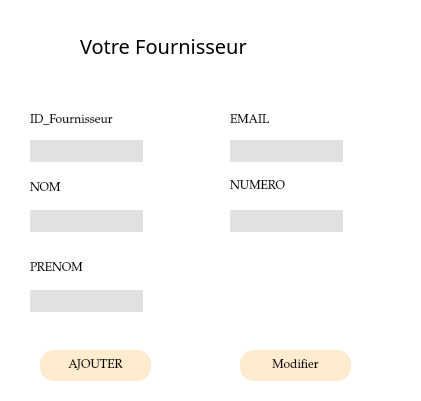
   <widget class="QFrame" name="tab_fournisseur">
    <property name="geometry">
     <rect>
      <x>50</x>
      <y>40</y>
      <width>421</width>
      <height>401</height>
     </rect>
    </property>
    <property name="styleSheet">
     <string notr="true">
border-radius: 40px;
background: white;</string>
    </property>
    <property name="frameShape">
     <enum>QFrame::StyledPanel</enum>
    </property>
    <property name="frameShadow">
     <enum>QFrame::Raised</enum>
    </property>
    <widget class="QLabel" name="label_formulaire">
     <property name="geometry">
      <rect>
       <x>80</x>
       <y>30</y>
       <width>281</width>
       <height>31</height>
      </rect>
     </property>
     <property name="palette">
      <palette>
       <active>
        <colorrole role="Button">
         <brush brushstyle="SolidPattern">
          <color alpha="255">
           <red>255</red>
           <green>255</green>
           <blue>255</blue>
          </color>
         </brush>
        </colorrole>
        <colorrole role="Base">
         <brush brushstyle="SolidPattern">
          <color alpha="255">
           <red>255</red>
           <green>255</green>
           <blue>255</blue>
          </color>
         </brush>
        </colorrole>
        <colorrole role="Window">
         <brush brushstyle="SolidPattern">
          <color alpha="255">
           <red>255</red>
           <green>255</green>
           <blue>255</blue>
          </color>
         </brush>
        </colorrole>
       </active>
       <inactive>
        <colorrole role="Button">
         <brush brushstyle="SolidPattern">
          <color alpha="255">
           <red>255</red>
           <green>255</green>
           <blue>255</blue>
          </color>
         </brush>
        </colorrole>
        <colorrole role="Base">
         <brush brushstyle="SolidPattern">
          <color alpha="255">
           <red>255</red>
           <green>255</green>
           <blue>255</blue>
          </color>
         </brush>
        </colorrole>
        <colorrole role="Window">
         <brush brushstyle="SolidPattern">
          <color alpha="255">
           <red>255</red>
           <green>255</green>
           <blue>255</blue>
          </color>
         </brush>
        </colorrole>
       </inactive>
       <disabled>
        <colorrole role="Button">
         <brush brushstyle="SolidPattern">
          <color alpha="255">
           <red>255</red>
           <green>255</green>
           <blue>255</blue>
          </color>
         </brush>
        </colorrole>
        <colorrole role="Base">
         <brush brushstyle="SolidPattern">
          <color alpha="255">
           <red>255</red>
           <green>255</green>
           <blue>255</blue>
          </color>
         </brush>
        </colorrole>
        <colorrole role="Window">
         <brush brushstyle="SolidPattern">
          <color alpha="255">
           <red>255</red>
           <green>255</green>
           <blue>255</blue>
          </color>
         </brush>
        </colorrole>
       </disabled>
      </palette>
     </property>
     <property name="font">
      <font>
       <family>Perpetua Titling MT</family>
       <pointsize>15</pointsize>
       <weight>3</weight>
       <italic>false</italic>
       <bold>false</bold>
      </font>
     </property>
     <property name="mouseTracking">
      <bool>true</bool>
     </property>
     <property name="styleSheet">
      <string notr="true">font: 25 15pt &quot;Perpetua Titling MT&quot;;</string>
     </property>
     <property name="frameShadow">
      <enum>QFrame::Plain</enum>
     </property>
     <property name="lineWidth">
      <number>0</number>
     </property>
     <property name="text">
      <string>Votre Fournisseur</string>
     </property>
    </widget>
    <widget class="QLabel" name="label_3">
     <property name="geometry">
      <rect>
       <x>230</x>
       <y>110</y>
       <width>61</width>
       <height>20</height>
      </rect>
     </property>
     <property name="font">
      <font>
       <family>Palatino Linotype</family>
       <pointsize>9</pointsize>
       <weight>50</weight>
       <italic>false</italic>
       <bold>false</bold>
      </font>
     </property>
     <property name="styleSheet">
      <string notr="true">font: 9pt &quot;Palatino Linotype&quot;;</string>
     </property>
     <property name="text">
      <string>EMAIL</string>
     </property>
    </widget>
    <widget class="QLabel" name="label_5">
     <property name="geometry">
      <rect>
       <x>30</x>
       <y>180</y>
       <width>56</width>
       <height>16</height>
      </rect>
     </property>
     <property name="font">
      <font>
       <family>Palatino Linotype</family>
       <pointsize>9</pointsize>
       <weight>50</weight>
       <italic>false</italic>
       <bold>false</bold>
      </font>
     </property>
     <property name="styleSheet">
      <string notr="true">font: 9pt &quot;Palatino Linotype&quot;;</string>
     </property>
     <property name="text">
      <string>NOM</string>
     </property>
    </widget>
    <widget class="QLabel" name="label_9">
     <property name="geometry">
      <rect>
       <x>230</x>
       <y>176</y>
       <width>71</width>
       <height>20</height>
      </rect>
     </property>
     <property name="font">
      <font>
       <family>Palatino Linotype</family>
       <pointsize>9</pointsize>
       <weight>50</weight>
       <italic>false</italic>
       <bold>false</bold>
      </font>
     </property>
     <property name="styleSheet">
      <string notr="true">font: 9pt &quot;Palatino Linotype&quot;;</string>
     </property>
     <property name="text">
      <string>NUMERO</string>
     </property>
    </widget>
    <widget class="QLabel" name="label_15">
     <property name="geometry">
      <rect>
       <x>30</x>
       <y>110</y>
       <width>111</width>
       <height>20</height>
      </rect>
     </property>
     <property name="font">
      <font>
       <family>Palatino Linotype</family>
       <pointsize>9</pointsize>
       <weight>50</weight>
       <italic>false</italic>
       <bold>false</bold>
      </font>
     </property>
     <property name="styleSheet">
      <string notr="true">
font: 9pt &quot;Palatino Linotype&quot;;</string>
     </property>
     <property name="text">
      <string>ID_Fournisseur</string>
     </property>
    </widget>
    <widget class="QLabel" name="label_17">
     <property name="geometry">
      <rect>
       <x>30</x>
       <y>260</y>
       <width>91</width>
       <height>16</height>
      </rect>
     </property>
     <property name="font">
      <font>
       <family>Palatino Linotype</family>
       <pointsize>9</pointsize>
       <weight>50</weight>
       <italic>false</italic>
       <bold>false</bold>
      </font>
     </property>
     <property name="styleSheet">
      <string notr="true">font: 9pt &quot;Palatino Linotype&quot;;</string>
     </property>
     <property name="text">
      <string>PRENOM</string>
     </property>
    </widget>
    <widget class="QLineEdit" name="le_nom">
     <property name="geometry">
      <rect>
       <x>30</x>
       <y>210</y>
       <width>113</width>
       <height>22</height>
      </rect>
     </property>
     <property name="styleSheet">
      <string notr="true">background-color: rgb(225, 225, 225);</string>
     </property>
    </widget>
    <widget class="QLineEdit" name="le_prenom">
     <property name="geometry">
      <rect>
       <x>30</x>
       <y>290</y>
       <width>113</width>
       <height>22</height>
      </rect>
     </property>
     <property name="styleSheet">
      <string notr="true">background-color: rgb(225, 225, 225);</string>
     </property>
    </widget>
    <widget class="QLineEdit" name="le_id">
     <property name="geometry">
      <rect>
       <x>30</x>
       <y>140</y>
       <width>113</width>
       <height>22</height>
      </rect>
     </property>
     <property name="styleSheet">
      <string notr="true">background-color: rgb(225, 225, 225);</string>
     </property>
    </widget>
    <widget class="QLineEdit" name="le_mail">
     <property name="geometry">
      <rect>
       <x>230</x>
       <y>140</y>
       <width>113</width>
       <height>22</height>
      </rect>
     </property>
     <property name="styleSheet">
      <string notr="true">background-color: rgb(225, 225, 225);</string>
     </property>
    </widget>
    <widget class="QLineEdit" name="le_num">
     <property name="geometry">
      <rect>
       <x>230</x>
       <y>210</y>
       <width>113</width>
       <height>22</height>
      </rect>
     </property>
     <property name="styleSheet">
      <string notr="true">background-color: rgb(225, 225, 225);</string>
     </property>
    </widget>
    <widget class="QPushButton" name="pb_ajouter">
     <property name="geometry">
      <rect>
       <x>40</x>
       <y>350</y>
       <width>111</width>
       <height>31</height>
      </rect>
     </property>
     <property name="font">
      <font>
       <family>Palatino Linotype</family>
       <pointsize>9</pointsize>
       <weight>50</weight>
       <italic>false</italic>
       <bold>false</bold>
      </font>
     </property>
     <property name="styleSheet">
      <string notr="true">QPushButton
{

	font: 9pt &quot;Palatino Linotype&quot;;
gridline-color: rgb(200, 152, 255);
	border-color: rgb(255, 235, 205);
	background-color: rgb(255, 235, 205);
	border-top-color: rgb(255, 235, 205);
	color: rgb(0, 0, 0);
border-style: solid;
    border-radius: 14px;
}

QPushButton:hover
{
	
	
	font: 13pt &quot;Palatino Linotype&quot;;
	
	color: rgb(255, 255, 255);
	background-color: rgb(139, 69, 19);

}
QPushButton:pressed
{
	
	font: 13pt &quot;Palatino Linotype&quot;;
	background-color: rgb(255, 235, 205);


}</string>
     </property>
     <property name="text">
      <string>AJOUTER</string>
     </property>
    </widget>
    <widget class="QPushButton" name="pb_modifier">
     <property name="geometry">
      <rect>
       <x>240</x>
       <y>350</y>
       <width>111</width>
       <height>31</height>
      </rect>
     </property>
     <property name="font">
      <font>
       <family>Palatino Linotype</family>
       <pointsize>9</pointsize>
       <weight>50</weight>
       <italic>false</italic>
       <bold>false</bold>
      </font>
     </property>
     <property name="styleSheet">
      <string notr="true">QPushButton
{

	font: 9pt &quot;Palatino Linotype&quot;;
gridline-color: rgb(200, 152, 255);
	border-color: rgb(255, 235, 205);
	background-color: rgb(255, 235, 205);
	border-top-color: rgb(255, 235, 205);
	color: rgb(0, 0, 0);
border-style: solid;
    border-radius: 14px;
}

QPushButton:hover
{
	
	
	font: 13pt &quot;Palatino Linotype&quot;;
	
	color: rgb(255, 255, 255);
	background-color: rgb(139, 69, 19);

}
QPushButton:pressed
{
	
	font: 13pt &quot;Palatino Linotype&quot;;
	background-color: rgb(255, 235, 205);


}</string>
     </property>
     <property name="text">
      <string>Modifier</string>
     </property>
    </widget>
   </widget>
